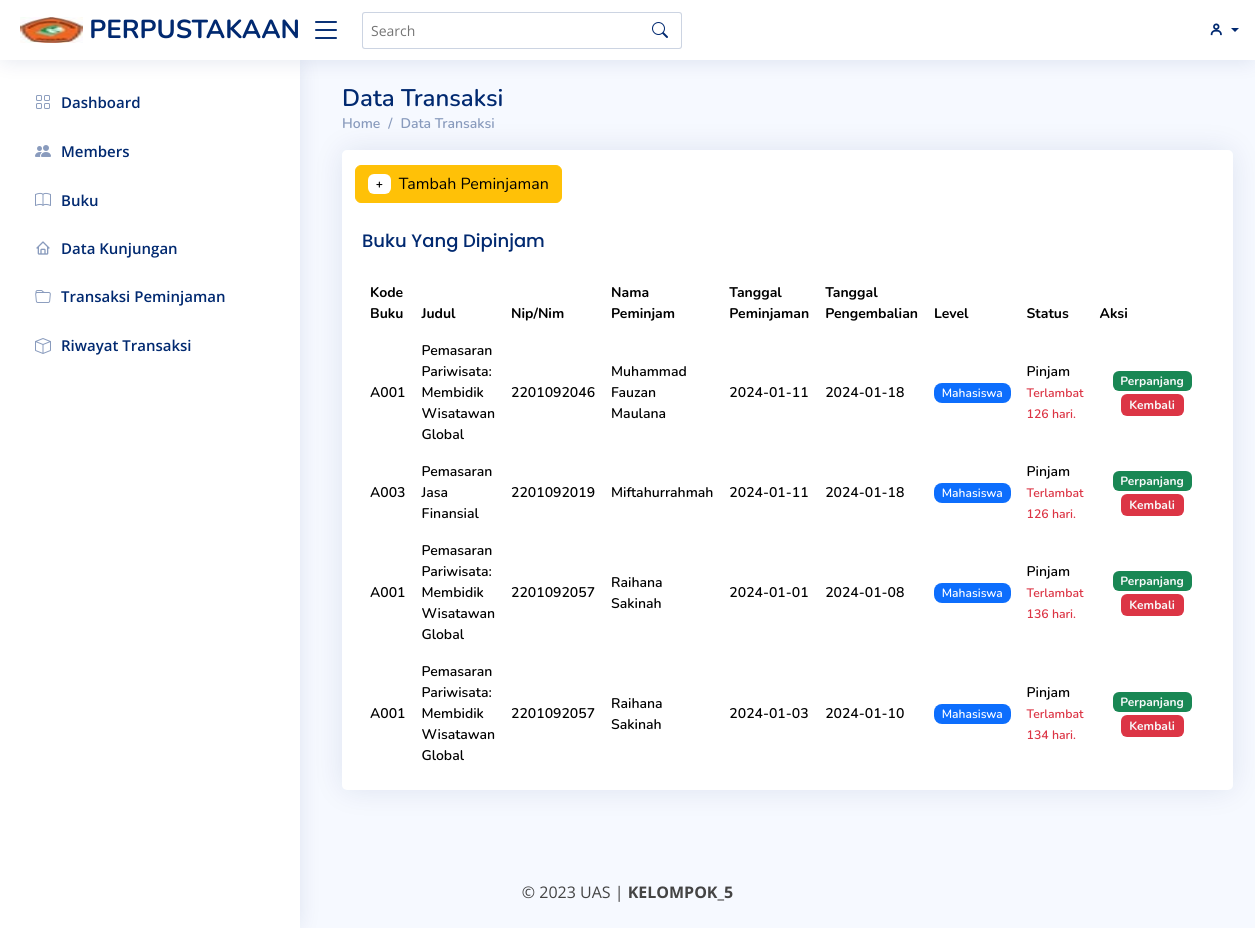
/index.php?page=transaksi (signed in), run on the app's committed database.
### tables this page shows
CREATE TABLE `pinjaman` (
  `id_pinjam` int(10) NOT NULL,
  `nim` varchar(20) NOT NULL,
  `nama` varchar(100) NOT NULL,
  `kode_buku` varchar(100) NOT NULL,
  `kategori` varchar(100) NOT NULL,
  `foto` text NOT NULL,
  `judul_buku` varchar(100) NOT NULL,
  `tgl_pinjam` date NOT NULL,
  `tgl_kembali` date NOT NULL,
  `level` varchar(100) NOT NULL,
  `status` enum('Pinjam','Selesai') NOT NULL
);

CREATE TABLE `buku` (
  `id` int(11) NOT NULL,
  `kode_buku` varchar(100) NOT NULL,
  `foto` text NOT NULL,
  `judul_buku` varchar(100) NOT NULL,
  `kategori` varchar(255) NOT NULL,
  `penulis` varchar(100) NOT NULL,
  `penerbit` varchar(100) NOT NULL,
  `tahun_terbit` year(4) NOT NULL,
  `sinopsis` text NOT NULL,
  `stok` int(100) NOT NULL
);

### transaksi.php (the view, shortened to what this page needs)
<div class="pagetitle">
      <h1>Data Transaksi</h1>
      <nav>
        <ol class="breadcrumb">
          <li class="breadcrumb-item"><a href="index.php?page=dashboard">Home</a></li>
          <li class="breadcrumb-item active"><a href="index.php?page=transaksi">Data Transaksi</a></li>
    <?php
    $aksi = isset($_GET['aksi']) ? $_GET['aksi'] : 'list';
    switch ($aksi) {
        case 'list':
            ?>
                                    <section class="section dashboard">
                                      <div class="row">
                                        <div class="col-lg-12 mt-3">
                                          <div class="row">
                                            <div class="col-12">
                                                <div class="card top-selling overflow-auto">
                                                  <div class="btn text-start  mt-2">
                                                      <button type="button" class="btn btn-warning" data-bs-toggle="modal" data-bs-target="#exampleModal">
                                                      <span class="badge bg-white text-black me-2">+</span>Tambah Peminjaman
                                                      </button>
                                                  </div>
                                                  <div class="card-body pb-0">
                                                    <h5 class="card-title">Buku Yang Dipinjam</h5>
                                                    <table class="table table-borderless datatable">
                                    <thead>
                                        <tr>
                                            <th scope="col">Kode Buku</th>
                                            <th scope="col">Judul</th>
                                            <th scope="col">Nip/Nim</th>
                                            <th scope="col">Nama Peminjam</th>
                                            <th scope="col">Tanggal Peminjaman</th>
                                            <th scope="col">Tanggal Pengembalian</th>
                                            <th scope="col">Level</th>
                                            <th scope="col">Status</th>
                                            <th scope="col">Aksi</th>
                                        </tr>
                                    </thead>
                                    <tbody>
                                        <?php
                                        require 'koneksi.php';
                                        $query = "SELECT * FROM pinjaman INNER JOIN buku ON pinjaman.kode_buku = buku.kode_buku";
                                        $result = $db->query($query);
                                        if ($result) {
                                            while ($row = $result->fetch_assoc()):
                                                ?>
                                                                                <tr>
                                                                                    <td><?= $row['kode_buku'] ?></td>
                                                                                    <td><?= $row['judul_buku'] ?></td>
                                                                                    <td><?= $row['nim'] ?></td>
                                                                                    <td><?= $row['nama'] ?></td>
                                                                                    <td><?= $row['tgl_pinjam'] ?></td>
                                                                                    <td><?= $row['tgl_kembali'] ?></td>
                                                                                    <td class="border-bottom-0">
                                                                <div class="d-flex justify-content-center gap-2 fs-6">
                                                                    <?php
                                                                    $level = $row['level'];
                                                                    $colorMapping = [
                                                                        'Staff' => 'bg-success',
                                                                        'Mahasiswa' => 'bg-primary',
                                                                        'Dosen' => 'bg-danger',
                                                                    ];
                                                                    $badgeClass = isset($colorMapping[$level]) ? $colorMapping[$level] : 'bg-secondary';
                                                                    ?>
                                                                    <span class="badge <?= $badgeClass ?> rounded-3 fw-semibold"><?= $level ?></span>
                                                                </div>
                                                            </td>
                                                                                    <td><?= $row['status'] ?>
                                                                                    <?php
                                                                                    $tgl_kembali = $row['tgl_kembali'];
                                                                                    $tgl_sekarang = date("Y-m-d");
                                                                                    if ($tgl_sekarang > $tgl_kembali) {
                                                                                        $selisih_hari = strtotime($tgl_sekarang) - strtotime($tgl_kembali);
                                                                                        $selisih_hari = floor($selisih_hari / (60 * 60 * 24));
                                                                                        echo '<small class="text-danger">Terlambat ' . $selisih_hari . ' hari.' . '</small>';
                                                                                    } else {
                                                                                    }
                                                                                    ?>
                                                                                    </td>
                                                                                    <td>
                                                                                        <div class="btn">
                                                                                            <a href="proses_transaksi.php?proses=perpanjang&id_pinjam=<?= $row['id_pinjam'] ?>" class="badge bg-success text-light">Perpanjang</a>
                                                                                            <button type="button" class="btn badge bg-danger text-light" data-bs-toggle="modal" data-bs-target="#KembaliModal<?= $row['id_pinjam'] ?>">
                                                                                                Kembali
                                                                                            </button>
                                                                                        </div>
                                                                                    </td>
                                                                                </tr>
                                                                        <?php
                                            endwhile;
                                        } else {
                                            echo "Query error: " . $db->error;
                                        }
                                        ?>
                                    </tbody>
                                </table>
                                                  </div>
                                                </div>
                                              </div>
                                          </div>
                                        </div>
                                      </div>
                                    </section>
                                    <?php
                                    break;
            ?>
                                <?php
    }
    ?>

### assets/css/style.css (style rules this page uses)
:root { scroll-behavior: smooth; }
body { font-family: "Open Sans", sans-serif; background: #f6f9ff; color: #444444; }
a { color: #4154f1; text-decoration: none; }
h1, h2, h3, h4, h5, h6 { font-family: "Nunito", sans-serif; }
.pagetitle { margin-bottom: 10px; }
.pagetitle h1 { font-size: 24px; margin-bottom: 0; font-weight: 600; color: #012970; }
.card { margin-bottom: 30px; border: none; border-radius: 5px; box-shadow: 0px 0 30px rgba(1, 41, 112, 0.1); }
.card-title { padding: 20px 0 15px 0; font-size: 18px; font-weight: 500; color: #012970; font-family: "Poppins", sans-serif; }
.card-body { padding: 0 20px 20px 20px; }
.breadcrumb { font-size: 14px; font-family: "Nunito", sans-serif; color: #899bbd; font-weight: 600; }
.breadcrumb a { color: #899bbd; transition: 0.3s; }
.breadcrumb .breadcrumb-item::before { color: #899bbd; }
.breadcrumb .active { color: #51678f; font-weight: 600; }
.dashboard .top-selling { font-size: 14px; }
.dashboard .top-selling .table thead { background: #f6f6fe; }
.dashboard .top-selling .table thead th { border: 0; }
.dashboard .top-selling .table tbody td { vertical-align: middle; }

### data on the page
pinjaman: buku.kode_buku "A001", buku.judul_buku "Pemasaran Pariwisata: Membidik Wisatawan Global", nim "2201092046", nama "Muhammad Fauzan Maulana", tgl_pinjam "2024-01-11", tgl_kembali "2024-01-18", level "Mahasiswa", status "Pinjam", tgl_kembali "126"
pinjaman: buku.kode_buku "A003", buku.judul_buku "Pemasaran Jasa Finansial", nim "2201092019", nama "Miftahurrahmah", tgl_pinjam "2024-01-11", tgl_kembali "2024-01-18", level "Mahasiswa", status "Pinjam", tgl_kembali "126"
pinjaman: buku.kode_buku "A001", buku.judul_buku "Pemasaran Pariwisata: Membidik Wisatawan Global", nim "2201092057", nama "Raihana Sakinah", tgl_pinjam "2024-01-01", tgl_kembali "2024-01-08", level "Mahasiswa", status "Pinjam", tgl_kembali "136"
pinjaman: buku.kode_buku "A001", buku.judul_buku "Pemasaran Pariwisata: Membidik Wisatawan Global", nim "2201092057", nama "Raihana Sakinah", tgl_pinjam "2024-01-03", tgl_kembali "2024-01-10", level "Mahasiswa", status "Pinjam", tgl_kembali "134"
